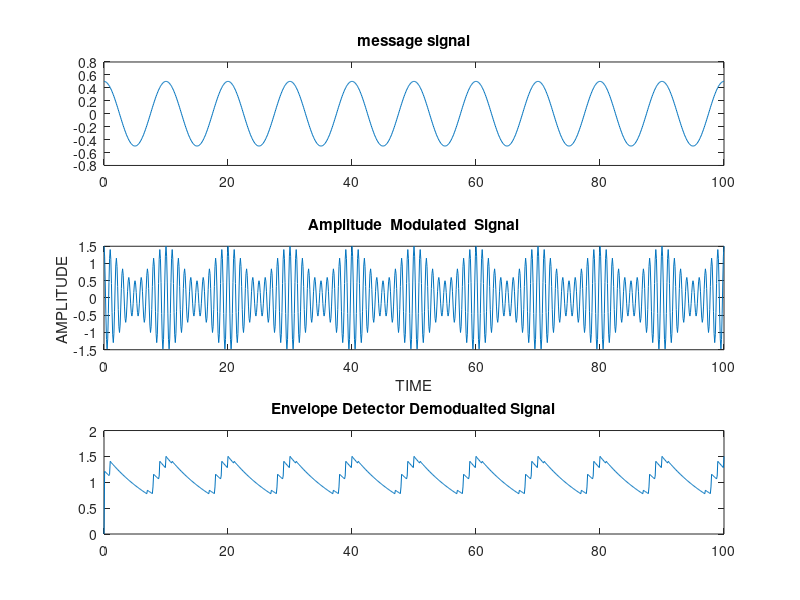

MATLAB code to generate this figure:
 Ac = 1;  % Carrier Amplitude
 Am = 0.5;  % Message Amplitude
 fc = 1; % carrrier frequency
 fm = 0.1; % message frequency
 m  = Am/Ac;  %Ac>Am
 ka=1;  
 fs= 50;
 RC = 2;
 t = (0:0.1:100);
 
 carrier = Ac*cos(2*pi*fc*t);           %carrier signal
 
 subplot(3,1,1);
 msg=Am*cos(2*pi*fm*t);
 plot(t,msg);
 title('message signal');            %message signal

AM =(1+ ka .* msg ) .* carrier ;
 subplot (3 ,1 ,2) ;
 plot (t , AM ) ;
 xlabel ( " TIME " ) ;            
 ylabel ( "AMPLITUDE " )
 title ( " Amplitude  Modulated  Signal " )    %AM Signal
 
 subplot(3,1,3)
 Rn(1) = 0;
 for i= 2:length(AM)
     if AM(i) < Rn(i-1)
         Rn(i) = exp(-1/(fs*RC))*Rn(i-1);        %discharging
     else  
         Rn(i) = AM(i);                          %charging
         
     end
 end
 plot(t,Rn);
 title('Envelope Detector Demodualted Signal');
